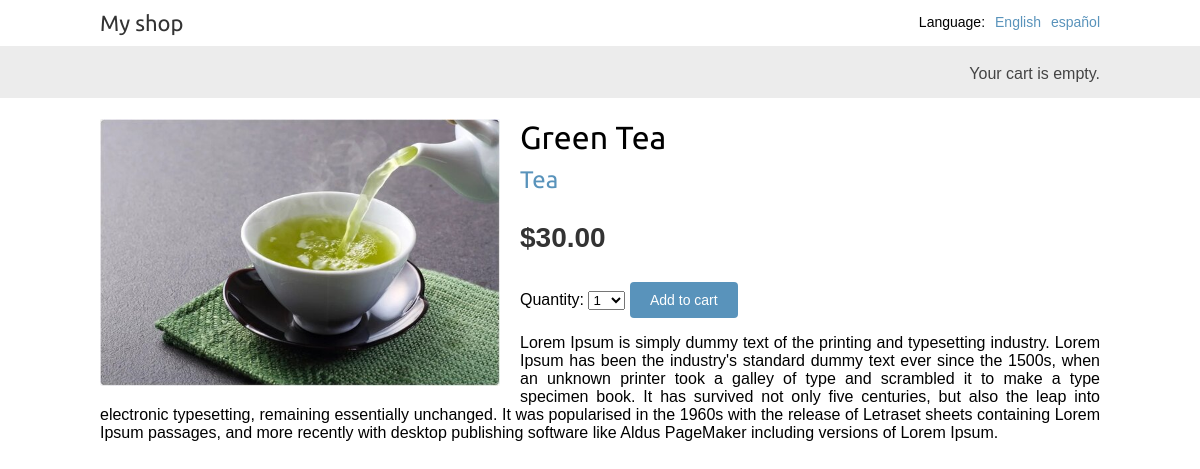
Screenshot of /en/1/green-tea/ with the database file from the repository.
### shop/models.py (models this page shows, shortened)
class Product(models.Model):
    category = models.ForeignKey(Category,
                                 related_name='products',
                                 on_delete=models.CASCADE)
    name = models.CharField(max_length=200)
    slug = models.SlugField(max_length=200)
    image = models.ImageField(upload_to='products/%Y/%m/%d',
                              blank=True)
    description = models.TextField(blank=True)
    price = models.DecimalField(max_digits=10,
                                decimal_places=2)
    available = models.BooleanField(default=True)
    created = models.DateTimeField(auto_now_add=True)
    updated = models.DateTimeField(auto_now=True)
    class Meta:
        ordering = ['name']
        indexes = [
            models.Index(fields=['id', 'slug']),
            models.Index(fields=['name']),
            models.Index(fields=['-created']),
        ]

class Category(models.Model):
    name = models.CharField(max_length=200)
    slug = models.SlugField(max_length=200,
                            unique=True)
    class Meta:
        ordering = ['name']
        indexes = [
            models.Index(fields=['name']),
        ]
        verbose_name = 'category'
        verbose_name_plural = 'categories'
    def __str__(self):
        return self.name
    def get_absolute_url(self):
        return reverse('shop:product_list_by_category',
                       args=[self.slug])

### shop/views.py (the view)
# urls.py: path('<int:id>/<slug:slug>/', views.product_detail,
def product_detail(request, id, slug):
    product = get_object_or_404(Product,
                                id=id,
                                slug=slug,
                                available=True)
    cart_product_form = CartAddProductForm()
    r = Recommender()
    recommended_products = r.suggest_products_for([product], 4)
    return render(request,
                  'shop/product/detail.html',
                  {'product': product,
                   'cart_product_form': cart_product_form,
                   'recommended_products': recommended_products})

### cart/forms.py
class CartAddProductForm(forms.Form):
    quantity = forms.TypedChoiceField(
                                choices=PRODUCT_QUANTITY_CHOICES,
                                coerce=int,
                                label=_('Quantity'))
    override = forms.BooleanField(required=False,
                                  initial=False,
                                  widget=forms.HiddenInput)

### cart/cart.py (called while the page is built)
    def __len__(self):
        return sum(item['quantity'] for item in self.cart.values())

### cart/context_processors.py (called while the page is built)
def cart(request):
    return {'cart': Cart(request)}

### shop/recommender.py (called while the page is built, shortened)
    def get_product_key(self, id):
        return f'product:{id}:purchased_with'

    def suggest_products_for(self, products, max_results=6):
        product_ids = [p.id for p in products]
        if len(products) == 1:
            suggestions = r.zrange(
                             self.get_product_key(product_ids[0]),
                             0, -1, desc=True)[:max_results]
        suggested_products_ids = [int(id) for id in suggestions]
        suggested_products = list(Product.objects.filter(id__in=suggested_products_ids))
        suggested_products.sort(key=lambda x: suggested_products_ids.index(x.id))
        return suggested_products

### shop/templates/shop/product/detail.html (shortened to what this page needs)
{% extends "shop/base.html" %}
{% load i18n %}
{% load static %}
{% block content %}
  <div class="product-detail">
    <img src="{% if product.image %}{{ product.image.url }}{% else %}
    {% static "img/no_image.png" %}{% endif %}">
    <h1>{{ product.name }}</h1>
    <h2>
      <a href="{{ product.category.get_absolute_url }}">
        {{ product.category }}
      </a>
    </h2>
    <p class="price">${{ product.price }}</p>
    <form action="{% url "cart:cart_add" product.id %}" method="post">
      {{ cart_product_form }}
      <input type="submit" value="{% trans "Add to cart" %}">
    </form>
    {{ product.description|linebreaks }}
  </div>
{% endblock %}

### shop/static/css/base.css (style rules this page uses)
body { margin:0; padding:0; font-family:helvetica, sans-serif; }
h1, h2, h3, h4, h5 , h6 { font-family: 'Ubuntu', sans-serif; font-weight:normal; }
a { text-decoration:none; color:#5993bb; }
a.button, input[type="submit"] { color:#fff; background:#5993bb; border-radius:4px; padding:10px 20px; font-size:14px; border:0; }
.product-detail { text-align:justify; }
.product-detail .price { color:#333; font-size:28px; font-weight:bold; }
.product-detail img { width:40%; float:left; padding:0 20px 20px 0; }
.product-detail h1 { margin-bottom:0; }
.product-detail h2 { margin-top:10px; }

### rows the page displays
Product: image (picture), name "Green Tea", category "Tea", price "30.00", description "Lorem Ipsum is simply dummy text of the printing and typesetting industry. Lorem Ipsum has been the industry's standard dummy text ever since the 1500s, when an unknown printer took a galley of type and scrambled it to make a type specimen book. It has survived not only five centuries, but also the leap into electronic typesetting, remaining essentially unchanged. It was popularised in the 1960s with the release of Letraset sheets containing Lorem Ipsum passages, and more recently with desktop publishing software like Aldus PageMaker including versions of Lorem Ipsum."

### other values shown
{{ language.name_local }} "English" "español"
